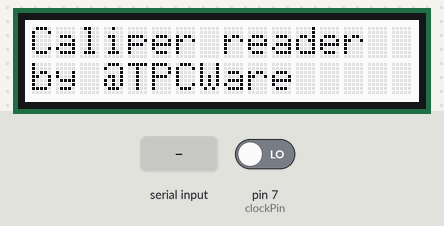
Recording of a sketch running on a simulated Arduino Uno, built with avr-gcc and run on an emulated ATmega328P. On the bench: 16×2 character LCD. Inputs (shaded band) come from the test bench; at power-on: pin 7 (clockPin) LOW. What the sketch prints to the serial monitor is not drawn.

Above: at 0.2 s.
At 3.2 s:
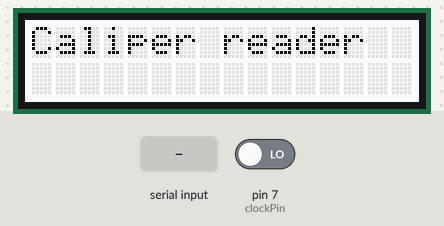
At 4.3 s:
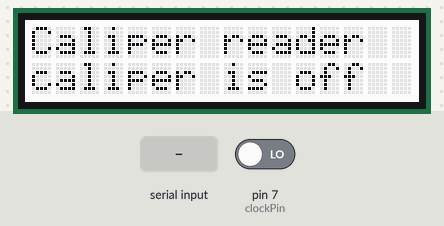
4.4 s: "R" received over Serial
Timing chart, 0 to 7.4 s (numbered marks = the images above; inputs shaded):
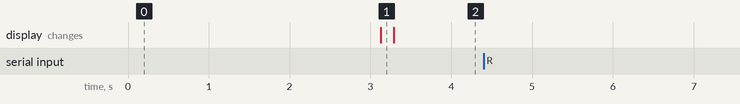

The sketch:

CaliperReader.ino
```cpp
// (licence header left out)
#include <Wire.h>
#include "rgb_lcd.h"

rgb_lcd lcd;

const int colorR = 255;
const int colorG = 255;
const int colorB = 255;

const int clockPin = 7; // CLOCK signal connected to digital pin 7
const int dataPin = 8;  // DATA signal connected to digital pin 13

const unsigned long highTriggerTimeout = 120000; // 113,9 ms is the gap from the end of a measure message to the start of the next. More than this, the caliper is OFF.
const unsigned long lowTriggerTimeout = 800; // 631,208 us is the max gap from a lowTrigger and a next one in a message. More than this and we are out of sync.

const int maxNumberOfSync = 3;
const char versionTitle[16] = "Caliper reader";

bool bits[24];
int outOfSyncCounter;
bool readMeasureFailed;
bool caliperIsOn;
bool mmIsActive;
bool measureIsNegative;
int rawValue;
double measureValue;
char measureText[16];

char receivedCommand;

void setup()
{
  Serial.begin(9600);

  pinMode(clockPin, INPUT); // sets the digital pin 7 as input
  pinMode(dataPin, INPUT);  // sets the digital pin 8 as input

  lcd.begin(16, 2); // set up the LCD's number of columns and rows
  lcd.setRGB(colorR, colorG, colorB); // set up the LCD's background color

  // Print the greeting message to the LCD, wait a second and clear it
  writeLineMessage(0, versionTitle);
  writeLineMessage(1, "by @TPCWare");
  delay(3000);
  writeLineMessage(1, "");
}

void loop()
{
  // Try to get the measure
  readMeasure();

  // Show result on LCD
  if(!caliperIsOn)
  {
    writeLineMessage(1, "caliper is off");
    delay(1000);
  }
  else if(readMeasureFailed)
  {
    writeLineMessage(1, "Read error");
    delay(1000);
  }
  else
  {
    writeLineMessage(1, measureText);
    delay(100);
  }

  // receive command
  getCommand();

  if (receivedCommand == 'R') // Read command
  {
    // Send measure via serial port
    sendMeasure();

    // Send debug info via serial port
    // debugMeasure();
  }
}

void writeLineMessage(int line, String msg)
{
  lcd.setCursor(0, line);
  lcd.print("                ");
  lcd.setCursor(0, line);
  lcd.print(msg);
}

// Read the measure coming from the caliper.
// Set the result in global variables.
void readMeasure()
{
  int bitCounter;

  bool clockWasHigh;
  bool clockIsHigh;
  bool skippingData;

  readMeasureFailed = false;
  measureText[0] = 0;
  bitCounter = 0;
  outOfSyncCounter = 0;

  while (bitCounter < 24)
  {
    if (lowTrigger())
    {
      bits[bitCounter] = !digitalRead(dataPin); // Negation is required because the amplifier invert the DATA signal.
      bitCounter++;
    }
    else
    {
      outOfSyncCounter++;  // Increment the out of sync counter
      bitCounter = 0;      // Lets restart from bit one...

      // If we have not exceeded the max number of retries, we need to wait until the start of new message.
      // In case of timeout then we failed probably because the caliper is off.
      if (outOfSyncCounter > maxNumberOfSync or !highTrigger())
      {
        readMeasureFailed = true;
        break;
      }
    }
  }

  if (readMeasureFailed)
  {
    caliperIsOn = false;
    mmIsActive = false;
    measureIsNegative = false;
    rawValue = 0;
    measureValue = 0.0;
    strcat(measureText, "N/A");
  }
  else
  {
    caliperIsOn = true;
    mmIsActive = !bits[23];
    measureIsNegative = bits[20];
    rawValue = bits[19];
    for (int i = 18; i >= 0; i--)
    {
      rawValue = rawValue << 1;
      rawValue += bits[i];
    }
    measureValue = ((measureIsNegative) ? -1 : 1) * rawValue / ((mmIsActive) ? 100.0 : 2000.0);
    dtostrf(measureValue, 4, ((mmIsActive) ? 2 : 4), measureText);
    strcat(measureText, ((mmIsActive) ? " mm" : " in"));
  }
}

// Wait for the Clock signal going from LOW value to HIGH value.
// Return true if this happens prior to the timeout, false elseware.
bool highTrigger()
{
  unsigned long start = micros();

  // Wait for the Low clock
  while(digitalRead(clockPin))
  {
      // Check timeout
      if(micros()-start > highTriggerTimeout)
      {
        return(false);
      }
  }

  // Wait for the High clock
  while(!digitalRead(clockPin))
  {
      // Check timeout
      if(micros()-start > highTriggerTimeout)
      {
        return(false);
      }
  }
  return true;
}

// Wait for the Clock signal going from HIGH value to LOW value.
// Return true if this happens prior to the timeout, false elseware.
bool lowTrigger()
{
  unsigned long start = micros();

  // Wait for the High clock
  while(!digitalRead(clockPin))
  {
      // Check timeout
      if(micros()-start > lowTriggerTimeout)
      {
        return(false);
      }
  }

  // Wait for the Low clock
  while(digitalRead(clockPin))
  {
      // Check timeout
      if(micros()-start > lowTriggerTimeout)
      {
        return(false);
      }
  }
  return true;
}

// Send the measure data via the serial port
void sendMeasure()
{
  Serial.print("[");
  Serial.print(measureText);
  Serial.println("]");
}

// Send the measurement debug data via the serial port
void debugMeasure()
{
  for (int i = 0; i < 24; i++)
  {
    Serial.print(bits[i] ? "1" : "0");
  }
  Serial.println("");
  for (int i = 23; i >= 0; i--)
  {
    Serial.print(bits[i] ? "1" : "0");
  }
  Serial.println("");
  Serial.print("outOfSyncCounter: ");
  Serial.println(outOfSyncCounter);
  Serial.print("mmIsActive: ");
  Serial.println(mmIsActive);
  Serial.print("measureIsNegative: ");
  Serial.println(measureIsNegative ? "YES" : "NO");
  Serial.print("measureValue: ");
  Serial.println(measureValue);
  Serial.println("------------------");
}

// Get command
void getCommand()
{
  if (Serial.available() > 0)
  {
    receivedCommand = Serial.read();
  }
  else
  {
    receivedCommand = ' ';
  }
}
```

Measured:
- after the input at 4.4 s, every drawn part: stays the same
